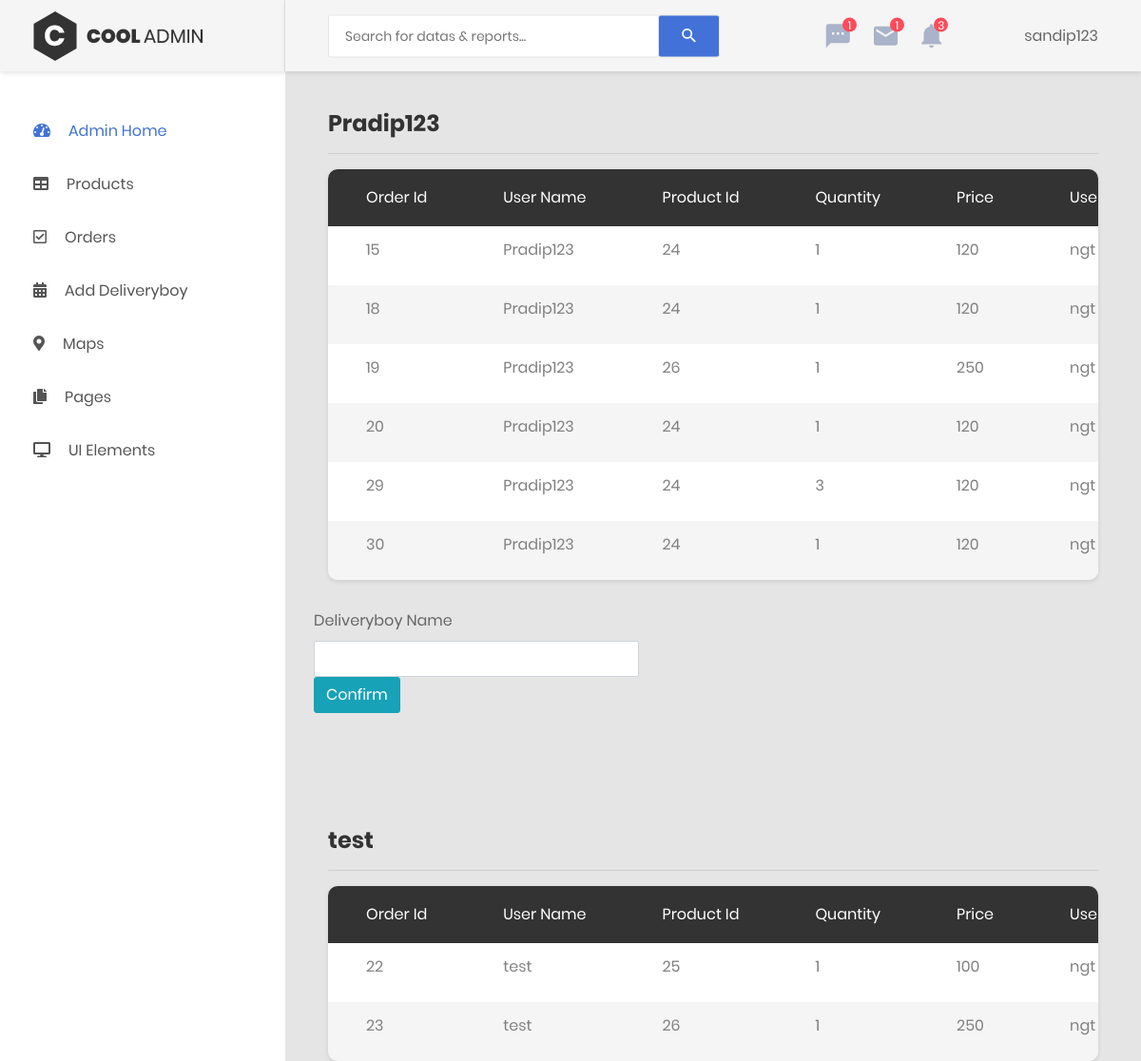
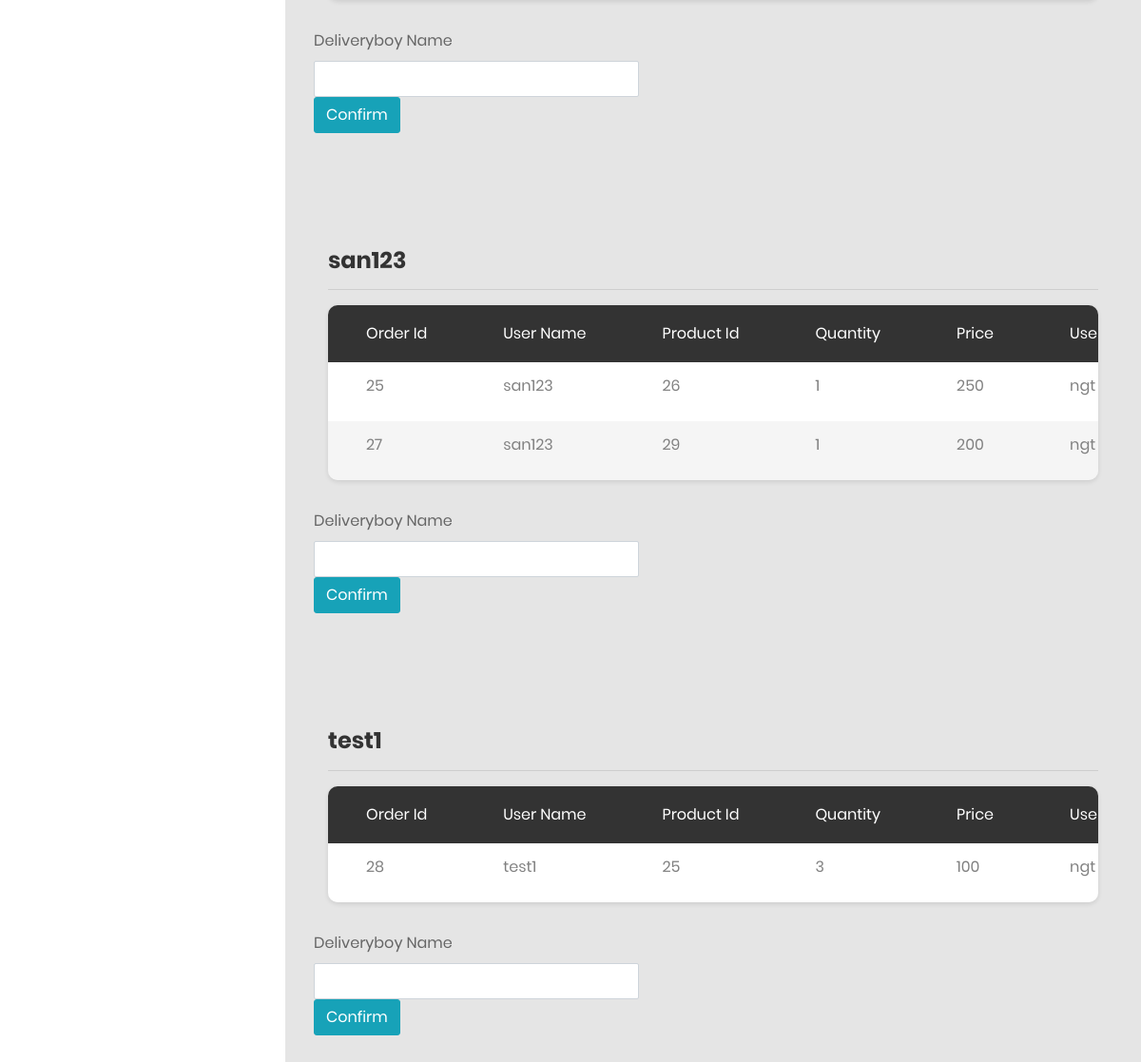
The page /CoolAdmin-master/order.php (signed in) on the database its author committed (2 pictures, top to bottom).
### tables this page shows
CREATE TABLE `order_list` (
  `Order_Id` int(11) NOT NULL,
  `UserId` varchar(200) NOT NULL,
  `R_Id` int(11) NOT NULL,
  `Id` int(11) NOT NULL,
  `quantity` int(11) NOT NULL,
  `price` int(11) NOT NULL,
  `UserAddress` varchar(200) NOT NULL,
  `UserPhone` int(11) NOT NULL,
  `status` varchar(20) DEFAULT 'ordered'
);

### CoolAdmin-master/order.php (the view, shortened to what this page needs)
<?php
    include 'restaurant_header.php';
?>
            <div class="main-content">
                <div class="section__content section__content--p30">
                    <div class="container-fluid">
                        <div class="row">
                            <div class="col-lg-12">
                                            <?php
                                            include "../includes/dbh.inc.php";
                                            $Rid=$_SESSION['R_Id'];
                                            $query = 'SELECT DISTINCT UserId FROM order_list';
                                            $queryfire = mysqli_query($conn, $query);
                                            while($ans=mysqli_fetch_array($queryfire)){
                                                echo "<h3>".$ans['UserId']."</h3><hr>";
                                                $userId = $ans['UserId'];
                                                echo ' <div class="table-responsive table--no-card m-b-30">
                                                    <table class="table table-borderless table-striped table-earning" >
                                                    <thead>
                                                        <tr>
                                                            <th>Order Id</th>
                                                            <th>User Name</th>
                                                            <th>Product Id</th>
                                                            <th>Quantity</th>
                                                            <th>Price</th>
                                                            <th> User Address</th>
                                                            <th>User Contact</th>
                                                            <th> Status</th>
                                                        </tr>
                                                    </thead>
                                                    <tbody>';
                                                $sql = 'SELECT * FROM order_list WHERE R_Id ="'.$Rid.'" AND UserId="'.$userId.'" ORDER by Order_id ASC';
                                                $result=mysqli_query($conn, $sql);
                                                while($row=mysqli_fetch_array($result)){
                                                    echo '<tr>
                                                    <td>'.$row["Order_Id"].'</td>
                                                    <td>'.$row["UserId"].'</td>
                                                    <td>'.$row["Id"].'</td>
                                                    <td>'.$row["quantity"].'</td>
                                                    <td>'.$row["price"].'</td>
                                                    <td>'.$row["UserAddress"].'</td>
                                                    <td>'.$row["UserPhone"].'</td>
                                                    <td><div class="dropdown">
                                                    <button class="btn btn-secondary dropdown-toggle" type="button" id="dropdownMenuButton" data-toggle="dropdown" aria-haspopup="true" aria-expanded="false">
                                                      '.$row['status'].'
                                                    </button>
                                                    <div class="dropdown-menu" aria-labelledby="dropdownMenuButton">
                                                      <a class="dropdown-item" href="#">ordered</a>
                                                      <a class="dropdown-item" href="#">Ready</a>
                                                      <a class="dropdown-item" href="#">Ontheway</a>
                                                    </div></div></td>
                                                    ';
                                                }
                                                echo '
                                                </tbody>
                                                </table>
                                                </div>
                                                <form action="billing.inc.php" method="post">
                                                <div class="form-group row">
                                                    <div class="col-xs-2">
                                                        <label for="ex1">Deliveryboy Name</label>
                                                        <input class="form-control" id="ex1" type="hidden" name="UserId" type="text" value="'.$ans["UserId"].'">
                                                        <input class="form-control" id="ex1" name="deliveryboy_name" type="text">
                                                    <button class="btn btn-info" type="submit" name="signup-submit">Confirm</button>
                                                    </div>
                                                </div>
                                                </form>
                                                ';
                                                echo '<br><br>
                                                <br><br>';
                                            }
                                            ?>
                                    </div>
                            </div>
    <?php
        include 'footer.php';
    ?>

### rows shown on the page
order_list: Order_Id "15", UserId "Pradip123", Id "24", quantity "1", price "120", UserAddress "ngt"
order_list: Order_Id "18", UserId "Pradip123", Id "24", quantity "1", price "120", UserAddress "ngt"
order_list: Order_Id "19", UserId "Pradip123", Id "26", quantity "1", price "250", UserAddress "ngt"
order_list: Order_Id "20", UserId "Pradip123", Id "24", quantity "1", price "120", UserAddress "ngt"
order_list: Order_Id "29", UserId "Pradip123", Id "24", quantity "3", price "120", UserAddress "ngt"
order_list: Order_Id "30", UserId "Pradip123", Id "24", quantity "1", price "120", UserAddress "ngt"
order_list: Order_Id "22", UserId "test", Id "25", quantity "1", price "100", UserAddress "ngt"
order_list: Order_Id "23", UserId "test", Id "26", quantity "1", price "250", UserAddress "ngt"
order_list: Order_Id "25", UserId "san123", Id "26", quantity "1", price "250", UserAddress "ngt"
order_list: Order_Id "27", UserId "san123", Id "29", quantity "1", price "200", UserAddress "ngt"
order_list: Order_Id "28", UserId "test1", Id "25", quantity "3", price "100", UserAddress "ngt"

### other values the page prints
$user "sandip123"
$ans['UserId'] "Pradip123"
$ans['UserId'] "test"
$ans['UserId'] "san123"
$ans['UserId'] "test1"
